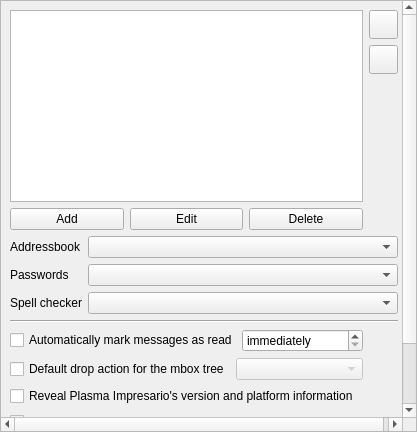
<?xml version="1.0" encoding="UTF-8"?>
<ui version="4.0">
 <class>GeneralPage</class>
 <widget class="QScrollArea" name="GeneralPage">
  <property name="geometry">
   <rect>
    <x>0</x>
    <y>0</y>
    <width>417</width>
    <height>432</height>
   </rect>
  </property>
  <property name="windowTitle">
   <string>ScrollArea</string>
  </property>
  <property name="frameShadow">
   <enum>QFrame::Shadow::Plain</enum>
  </property>
  <property name="widgetResizable">
   <bool>true</bool>
  </property>
  <widget class="QWidget" name="scrollAreaWidgetContents">
   <property name="geometry">
    <rect>
     <x>0</x>
     <y>-120</y>
     <width>419</width>
     <height>536</height>
    </rect>
   </property>
   <property name="layoutDirection">
    <enum>Qt::LayoutDirection::LeftToRight</enum>
   </property>
   <layout class="QGridLayout" name="gridLayout">
    <item row="1" column="1" rowspan="2">
     <spacer name="verticalSpacer">
      <property name="orientation">
       <enum>Qt::Orientation::Vertical</enum>
      </property>
      <property name="sizeHint" stdset="0">
       <size>
        <width>20</width>
        <height>125</height>
       </size>
      </property>
     </spacer>
    </item>
    <item row="0" column="1">
     <layout class="QVBoxLayout" name="verticalLayout">
      <item>
       <widget class="QPushButton" name="moveUpButton">
        <property name="minimumSize">
         <size>
          <width>29</width>
          <height>29</height>
         </size>
        </property>
        <property name="maximumSize">
         <size>
          <width>29</width>
          <height>29</height>
         </size>
        </property>
        <property name="text">
         <string/>
        </property>
       </widget>
      </item>
      <item>
       <widget class="QPushButton" name="moveDownButton">
        <property name="minimumSize">
         <size>
          <width>29</width>
          <height>29</height>
         </size>
        </property>
        <property name="maximumSize">
         <size>
          <width>29</width>
          <height>29</height>
         </size>
        </property>
        <property name="text">
         <string/>
        </property>
       </widget>
      </item>
     </layout>
    </item>
    <item row="10" column="0">
     <widget class="QCheckBox" name="guiStartMinimizedCheckbox">
      <property name="text">
       <string>Start minimized</string>
      </property>
     </widget>
    </item>
    <item row="8" column="0" colspan="2">
     <widget class="QCheckBox" name="preferPlaintextCheckbox">
      <property name="text">
       <string>Show plaintext e-mails instead of the HTML version</string>
      </property>
     </widget>
    </item>
    <item row="5" column="0">
     <layout class="QHBoxLayout" name="horizontalLayout_2">
      <property name="spacing">
       <number>4</number>
      </property>
      <item>
       <widget class="QCheckBox" name="markReadCheckbox">
        <property name="text">
         <string>Automatically mark messages as read</string>
        </property>
       </widget>
      </item>
      <item>
       <widget class="QSpinBox" name="markReadSeconds">
        <property name="specialValueText">
         <string extracomment="To indicate that there's no delay">immediately</string>
        </property>
        <property name="suffix">
         <string extracomment="A suffix &quot;seconds&quot; inside a QDoubleSpinBox for configuring a time delay. Please keep this short so that the window is reasonably narrow."> s</string>
        </property>
        <property name="prefix">
         <string extracomment="The action will happen *after* user-provided timeout in seconds">after </string>
        </property>
        <property name="minimum">
         <number>0</number>
        </property>
        <property name="maximum">
         <number>60</number>
        </property>
        <property name="value">
         <number>0</number>
        </property>
       </widget>
      </item>
     </layout>
    </item>
    <item row="9" column="0" colspan="2">
     <widget class="QCheckBox" name="guiSystrayCheckbox">
      <property name="text">
       <string>Show system tray icon</string>
      </property>
     </widget>
    </item>
    <item row="7" column="0">
     <widget class="QCheckBox" name="revealTrojitaVersions">
      <property name="toolTip">
       <string>&lt;html&gt;&lt;head/&gt;&lt;body&gt;&lt;p&gt;Selecting this option will include version information about Plasma Impresario and the underlying platform, including the Qt version and operating system details. Please consider leaving this option enabled so that developers are able to troubleshoot bugreports when something goes wrong.&lt;/p&gt;&lt;p&gt;The data are communicated via the IMAP's &lt;code&gt;ID&lt;/code&gt; command and through the &lt;code&gt;User-Agent&lt;/code&gt; header in outgoing e-mails, among other things.&lt;/p&gt;&lt;p&gt;Please note that even if you disable this option, the servers which Plasma Impresario talks to and the people who read your e-mails will still be able to find out that you are using (some version of) Plasma Impresario.&lt;/p&gt;&lt;/body&gt;&lt;/html&gt;</string>
      </property>
      <property name="text">
       <string>Reveal Plasma Impresario's version and platform information</string>
      </property>
     </widget>
    </item>
    <item row="6" column="0">
     <layout class="QHBoxLayout" name="horizontalLayout_3">
      <item>
       <widget class="QCheckBox" name="mboxDropActionCheckbox">
        <property name="enabled">
         <bool>true</bool>
        </property>
        <property name="toolTip">
         <string>&lt;p&gt;If enabled, you can set the default drag and drop action for the mailbox tree.&lt;/p&gt;&lt;p&gt;If disabled, Plasma Impresario will ask you every time. You can always override the action using modifier keys when dropping (control: copy, shift: move).&lt;/p&gt;</string>
        </property>
        <property name="text">
         <string>Default drop action for the mbox tree</string>
        </property>
       </widget>
      </item>
      <item>
       <widget class="QComboBox" name="mboxDropActionBox">
        <property name="enabled">
         <bool>false</bool>
        </property>
       </widget>
      </item>
     </layout>
    </item>
    <item row="0" column="0" rowspan="2">
     <widget class="QTableView" name="identityTabelView">
      <property name="minimumSize">
       <size>
        <width>241</width>
        <height>192</height>
       </size>
      </property>
     </widget>
    </item>
    <item row="2" column="0">
     <layout class="QHBoxLayout" name="horizontalLayout">
      <property name="sizeConstraint">
       <enum>QLayout::SizeConstraint::SetMinimumSize</enum>
      </property>
      <item>
       <widget class="QPushButton" name="addButton">
        <property name="text">
         <string>Add</string>
        </property>
       </widget>
      </item>
      <item>
       <widget class="QPushButton" name="editButton">
        <property name="text">
         <string>Edit</string>
        </property>
       </widget>
      </item>
      <item>
       <widget class="QPushButton" name="deleteButton">
        <property name="text">
         <string>Delete</string>
        </property>
       </widget>
      </item>
     </layout>
    </item>
    <item row="3" column="0" colspan="2">
     <layout class="QFormLayout" name="formLayout">
      <property name="fieldGrowthPolicy">
       <enum>QFormLayout::FieldGrowthPolicy::AllNonFixedFieldsGrow</enum>
      </property>
      <item row="0" column="0">
       <widget class="QLabel" name="addressbookLabel">
        <property name="text">
         <string>Addressbook</string>
        </property>
       </widget>
      </item>
      <item row="0" column="1">
       <widget class="QComboBox" name="addressbookBox">
        <property name="minimumSize">
         <size>
          <width>310</width>
          <height>0</height>
         </size>
        </property>
       </widget>
      </item>
      <item row="1" column="0">
       <widget class="QLabel" name="passwordLabel">
        <property name="text">
         <string>Passwords</string>
        </property>
       </widget>
      </item>
      <item row="1" column="1">
       <widget class="QComboBox" name="passwordBox">
        <property name="minimumSize">
         <size>
          <width>310</width>
          <height>0</height>
         </size>
        </property>
       </widget>
      </item>
      <item row="2" column="0">
       <widget class="QLabel" name="spellcheckerLabel">
        <property name="text">
         <string>Spell checker</string>
        </property>
       </widget>
      </item>
      <item row="2" column="1">
       <widget class="QComboBox" name="spellcheckerBox"/>
      </item>
     </layout>
    </item>
    <item row="4" column="0" colspan="2">
     <widget class="Line" name="line">
      <property name="orientation">
       <enum>Qt::Orientation::Horizontal</enum>
      </property>
     </widget>
    </item>
   </layout>
  </widget>
 </widget>
 <resources/>
 <connections/>
</ui>
